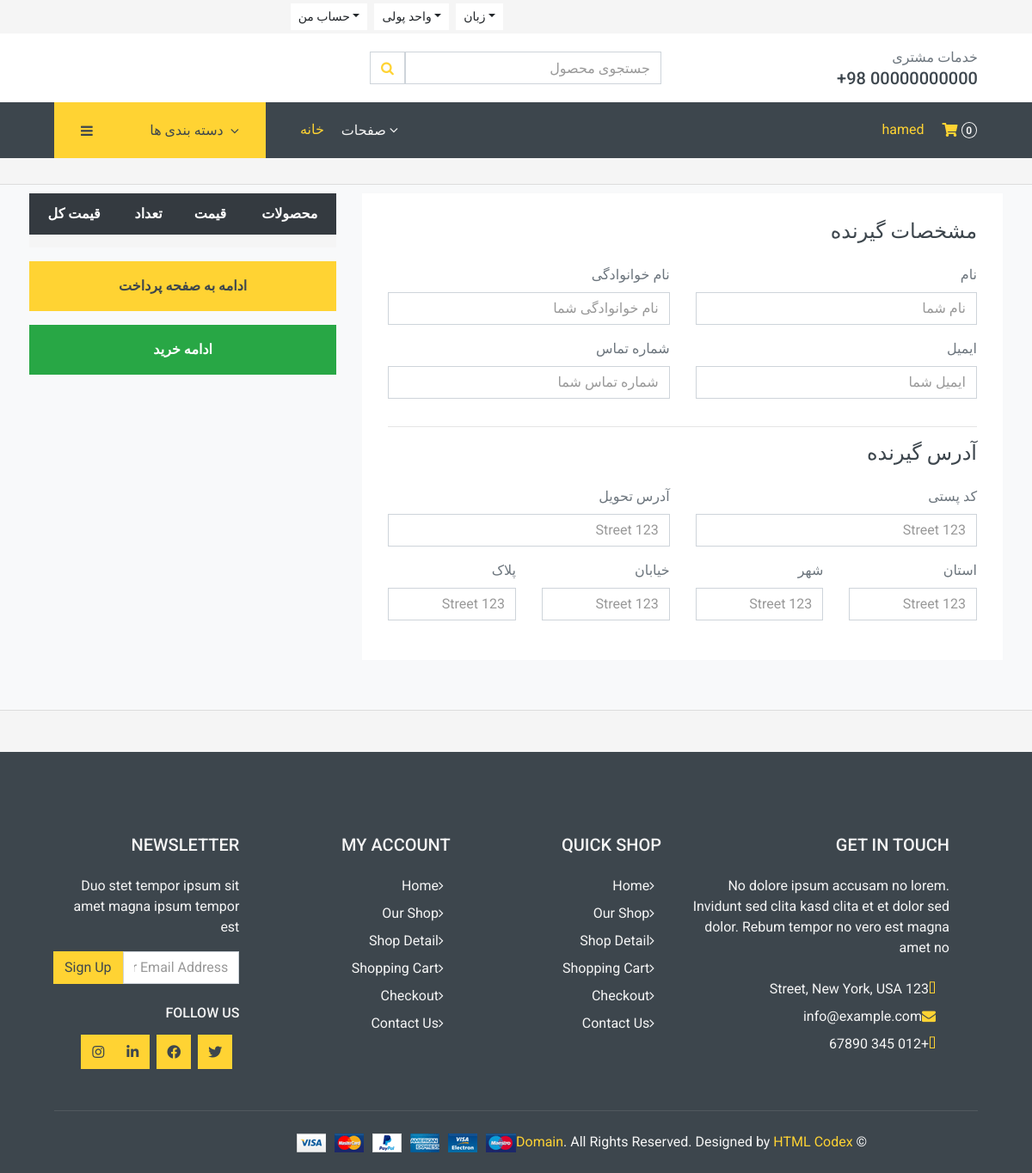
Page /cart/checkout/ (signed in) on the earlier database version.
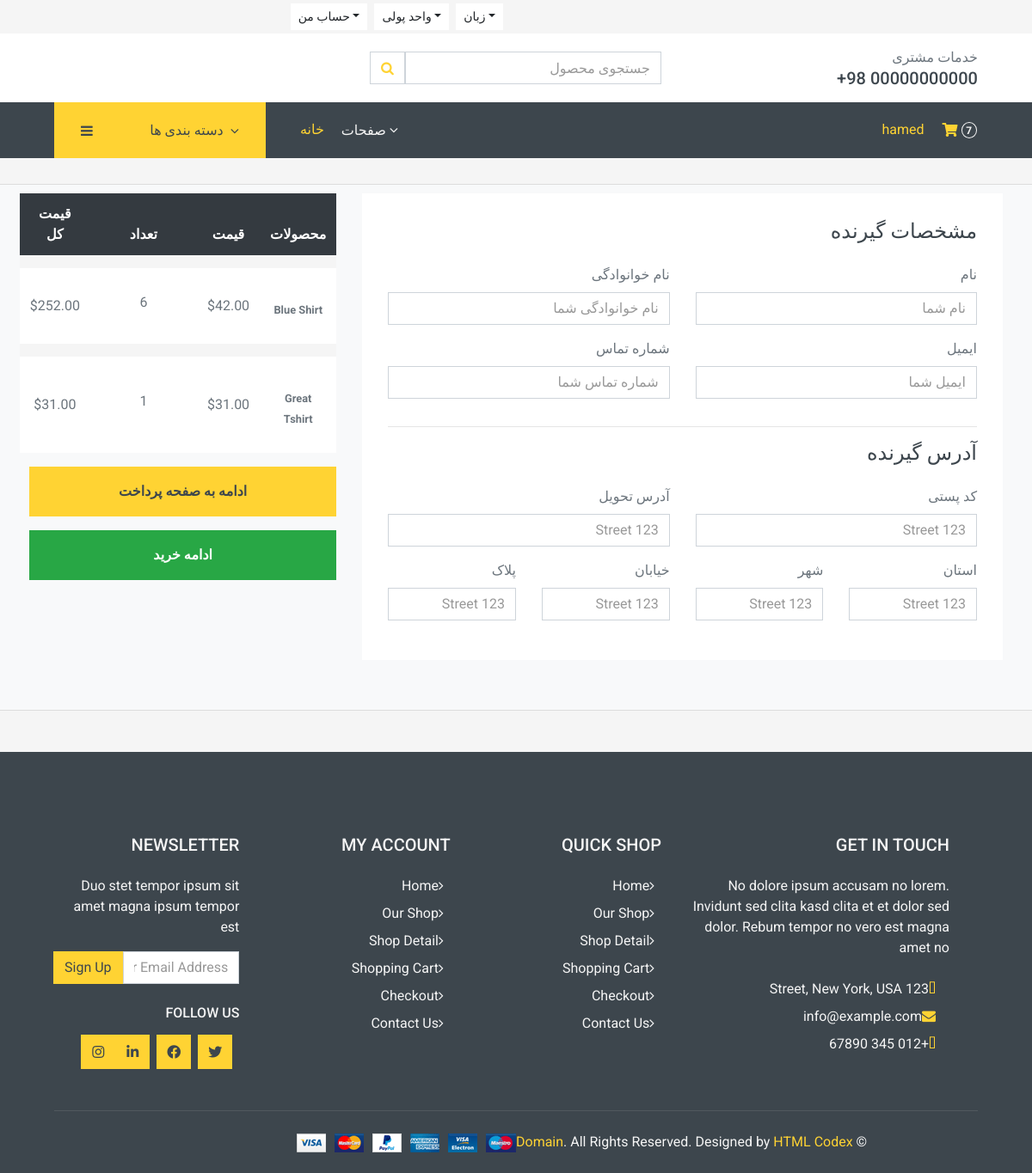
Same page on the later database version.
### carts/models.py (models this page shows, shortened)
class CartItem(models.Model):
    user = models.ForeignKey(
        "accounts.Account", verbose_name=_("کاربر"),
        on_delete=models.CASCADE, null=True)
    product = models.ForeignKey(Product, on_delete=models.CASCADE)
    cart = models.ForeignKey(Cart, on_delete=models.CASCADE, null=True)
    quantity = models.IntegerField()
    is_active = models.BooleanField(default=True)
    variations = models.ManyToManyField(
        Variation, verbose_name=_("واریانت ها"), blank=True)
    def sub_total(self):
        return self.product.price * self.quantity
    class Meta:
        verbose_name = ("کالا سبد خرید")
        verbose_name_plural = ("کالاهای سبد خرید")

### store/models.py (models this page shows, shortened)
class Product(models.Model):
    title = models.CharField(max_length=50, unique=True)
    slug = models.SlugField(max_length=50, unique=True)
    concise = models.TextField(max_length=500, blank=True)
    description = models.TextField(max_length=500, blank=True)
    information = models.TextField(max_length=500, blank=True)
    color = models.CharField(max_length=55, default='سفید')
    size = models.CharField(max_length=55, default='بزرگ')
    price = models.DecimalField(max_digits=10, decimal_places=2)
    image = models.ImageField(upload_to='images/product_images',
                              height_field=None,
                              width_field=None,
                              max_length=None)
    stock = models.IntegerField()
    is_available = models.BooleanField(default=False)
    category = models.ForeignKey(
        Category, verbose_name='دسته بندی', on_delete=models.CASCADE)
    created_date = models.DateField(auto_now=False, auto_now_add=True)
    modified_date = models.DateTimeField(auto_now=True, auto_now_add=False)
    discount = models.DecimalField(max_digits=10, decimal_places=2, default=0)
    def get_url(self):
        return reverse('products_detail', args=[self.category.slug, self.slug])
    class Meta:
        verbose_name = ("محصول")
        verbose_name_plural = ("محصولات")

### carts/views.py (the view)
# urls.py: path('checkout/', checkout, name='checkout_page')
@login_required(login_url='account:login_page')
def checkout(request,  total=0, quantity=0, cart_items=None):
    try:
        tax = 0
        grand_total = 0
        if request.user.is_authenticated:
            cart_items = CartItem.objects.filter(
                user=request.user, is_active=True)
        else:
            cart = Cart.objects.get(cart_id=_cart_id(request))
            cart_items = CartItem.objects.filter(cart=cart, is_active=True)
        for cart_item in cart_items:
            total += (cart_item.product.price * cart_item.quantity)
            quantity += cart_item.quantity
        tax = (2 * total)/100
        grand_total = total + tax
    except ObjectDoesNotExist:
        cart_items = []  # تعیین مقدار پیش‌فرض برای cart_items
    context = {
        'total': total,
        'quantity': quantity,
        'cart_items': cart_items,
        'tax': tax,
        'grand_total': grand_total,
    }
    return render(request, 'store/checkout.html', context)

### carts/context_processors.py (called while the page is built)
def counter(request):
    cart_count = 0
    if str('admin') is request.path:
        return {}
    else:
        try:
            cart = Cart.objects.filter(cart_id=_cart_id(request))
            if request.user.is_authenticated:
                cart_items = CartItem.objects.all().filter(user=request.user)
            else:
                cart_items = CartItem.objects.all().filter(cart=cart[:1])
            for cart_item in cart_items:
                cart_count += cart_item.quantity
        except Cart.DoesNotExist:
            cart_count = 0
    return dict(cart_count=cart_count)

### carts/views.py (called while the page is built)
def _cart_id(request):
    cart = request.session.session_key
    if not cart:
        cart = request.session.create()
    return cart

### category/context_processors.py (called while the page is built)
def menu_links(request):
    links = Category.objects.all()
    return dict(links=links)

### category/models.py (called while the page is built)
    def get_absolute_url(self):
        return reverse("products_by_category", args=[self.slug])

### templates/store/checkout.html (shortened to what the changed rows need)
{% extends "base.html" %}
{% load static %}
{% block main %}
    <div class="direction row px-xl-5">
        <form action="{% url 'order:place_order_page' %}" method='POST'>
            <div class="row">
                <div class="col-lg-4">
                    <table class="table table-light table-borderless table-hover text-center mb-0">
                        <thead class="thead-dark">
                            <tr>
                                <th>محصولات</th>
                                <th>قیمت</th>
                                <th>تعداد</th>
                                <th>قیمت کل</th>
                            </tr>
                        </thead>
                        <tbody class="align-middle">
                            {% for cart_item in cart_items %}
                                <tr>
                                    <td class="align-middle">
                                        <figcaption class='info'>
                                            <a href='{{ cart_item.product.get_url }}' class='text-muted small'>
                                                <strong class="colorful">{{cart_item.product.title}}</strong>
                                            </a>
                                        </figcaption>
                                    </td>
                                    <td class="align-middle">${{cart_item.product.price}}</td>
                                    <td class="align-middle">
                                        <div class="input-group quantity mx-auto" style="width: 100px;">
                                            <label class="custom-label">{{cart_item.quantity}}</label>
                                        </div>
                                    </td>
                                    <td class="align-middle">${{cart_item.sub_total}}</td>
                                </tr>
                            {% endfor %}
                        </tbody>
                    </table>
                </div>
            </div>
        </form>
    </div>
{% endblock main %}

### templates/includes/navbar.html (shortened to what this page needs)
<div class="container-fluid">
  <div class="row bg-secondary py-1 px-xl-5">
    <div class="col-lg-6 text-center text-lg-right">
      <div class="d-inline-flex align-items-center">
        <div class="btn-group">
          <button type="button" class="btn btn-sm btn-light dropdown-toggle" data-toggle="dropdown">حساب من</button>
        </div>
        <div class="btn-group mx-2">
          <button type="button" class="btn btn-sm btn-light dropdown-toggle" data-toggle="dropdown">واحد پولی</button>
        </div>
        <div class="btn-group">
          <button type="button" class="btn btn-sm btn-light dropdown-toggle" data-toggle="dropdown">زبان</button>
        </div>
      </div>
    </div>
  </div>
  <div class="row align-items-center bg-light py-3 px-xl-5 d-none d-lg-flex">
    <div class="col-lg-4 col-6 text-left">
      <form action="{% url "search_page" %}" class='search' method='GET'>
        <div class="input-group">
          <input type="text" class="form-control" placeholder="جستجوی محصول" name='keyword' />
          <div class="input-group-append">
            <button type='submit' class="input-group-text bg-transparent text-primary"><i class="fa fa-search" ></i></button>
          </div>
        </div>
      </form>
    </div>
    <div class="col-lg-4 col-6 text-right">
      <p class="m-0">خدمات مشتری</p>
      <h5 class="m-0">+98 00000000000</h5>
    </div>
  </div>
</div>
<div class="container-fluid bg-dark mb-30">
  <div class="row px-xl-5">
    <div class="col-lg-3 d-none d-lg-block">
      <a class="btn d-flex align-items-center justify-content-end bg-primary w-100" data-toggle="collapse" href="#navbar-vertical" style="height: 65px; padding: 0 30px;">
        <i class="fa fa-bars text-dark mr-auto"></i>
        <h6 class="text-dark m-0">دسته بندی ها</h6>
        <i class="fa fa-angle-down text-dark ml-2"></i>
      </a>
    </div>
    <div class="col-lg-9">
      <nav class="navbar navbar-expand-lg bg-dark navbar-dark py-3 py-lg-0 px-0">
        <div class="collapse navbar-collapse justify-content-between" id="navbarCollapse">
          <div class="navbar-nav mr-auto py-0">
            <a href="{% url "home" %}" class="nav-item nav-link active">خانه</a>
            <div class="nav-item dropdown">
              <a href="#" class="nav-link dropdown-toggle" data-toggle="dropdown">صفحات <i class="fa fa-angle-down mt-1"></i></a>
            </div>
          </div>
          <div class="navbar-nav ml-auto py-0 d-none d-lg-block">
            {% if user.is_authenticated %}
            <a href="{% url 'account:logout_page' %}">
                {% if user.get_full_name %}
                    {{ user.get_full_name }}
                {% else %}
                    {{ user.username }}
                {% endif %}
            </a>
            {% else %}
                <a href="{% url 'account:login_page' %}" class="btn px-0 ml-3">
                    <i class="fas fa-sign-in-alt text-primary"></i>
                </a>
            {% endif %}
            <a href="{% url 'cart:cart_page' %}" class="btn px-0 ml-3">
              <i class="fas fa-shopping-cart text-primary"></i>
              <span class="badge text-secondary border border-secondary rounded-circle" style="padding-bottom: 2px;">{{cart_count}}</span>
            </a>
          </div>
        </div>
      </nav>
    </div>
  </div>
</div>

Differences in the rows shown:
added CartItem: product "Blue Shirt", product.price "42.00", quantity "6", sub_total "252.00"
added CartItem: product "Great Tshirt", product.price "31.00", quantity "1", sub_total "31.00"
Other differences:
{{ cart_count }}: "0" → "7"
